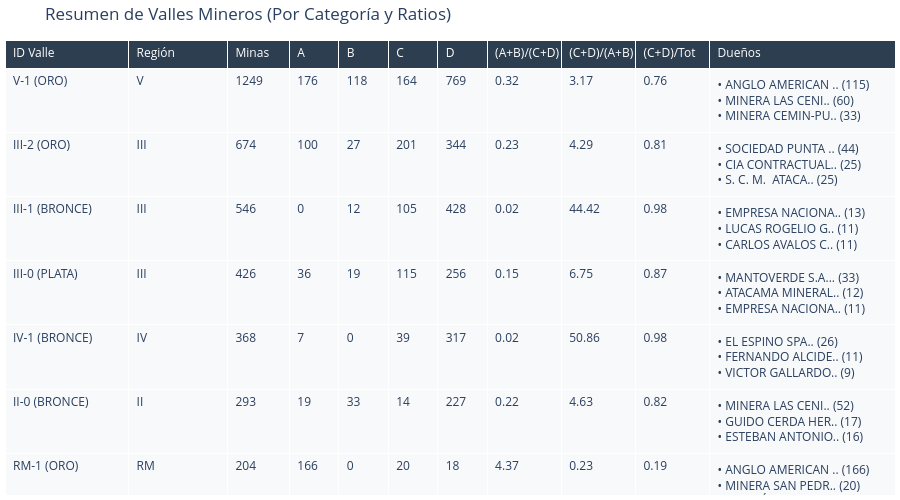

Notebook source saved alongside this figure:
### Code cell
import os
import pandas as pd
import plotly.graph_objects as go
import plotly.express as px

# --- CORRECCIÓN DE LA RUTA ---
BASE_DIR = r"C:\Users\artur\OneDrive\Documents\TrabajoTesis\FinalResultsFolder\ProcessedCluster"
INPUT_FILE = os.path.join(BASE_DIR, "2_resultado_euclidean_benchmark.csv")

print(f"📊 LEYENDO: {INPUT_FILE}")

if os.path.exists(INPUT_FILE):
    df_final = pd.read_csv(INPUT_FILE)
    
    # --- ASEGURAR NUMÉRICOS PARA PLOTLY ---
    for col in ['Latitud', 'Longitud']:
        if df_final[col].dtype == object:
            df_final[col] = pd.to_numeric(df_final[col].astype(str).str.replace(',', '.'), errors='coerce')
            
    df_final = df_final.dropna(subset=['Latitud', 'Longitud'])
    print(f"✅ Cargadas {len(df_final)} minas válidas.")
else:
    raise FileNotFoundError("Falta el archivo de resultados. Ejecuta el script de procesamiento primero.")

# ------------------------------
# 2. TABLA DE ESTADÍSTICAS
# ------------------------------
stats = []
valid_df = df_final[~df_final['Cluster_ID'].str.contains('Ruido', na=False, case=False)].copy()

for cid in valid_df['Cluster_ID'].unique():
    sub = valid_df[valid_df['Cluster_ID'] == cid]
    
    # --- CONTAR CATEGORÍAS ---
    cats = sub['CategoriaFaena'].value_counts()
    
    c_a = cats.get('CATEGORIA A', 0)
    c_b = cats.get('CATEGORIA B', 0)
    c_c = cats.get('CATEGORIA C', 0)
    c_d = cats.get('CATEGORIA D', 0)
    
    # --- CÁLCULO DE RATIOS ---
    ab = c_a + c_b
    cd = c_c + c_d
    total_abcd = ab + cd
    
    # Ratio 1: (A+B) / (C+D)
    if cd > 0:
        ratio_1 = round(ab / cd, 2)
    else:
        ratio_1 = "Inf" # O usar 0 o "-" si prefieres
        
    # Ratio 2: (C+D) / (A+B)
    if ab > 0:
        ratio_2 = round(cd / ab, 2)
    else:
        ratio_2 = "Inf"

    # Ratio 3: (C+D) / (A+B+C+D)
    if total_abcd > 0:
        ratio_3 = round(cd / total_abcd, 2)
    else:
        ratio_3 = 0

    # Empresas principales
    empresa_counts = sub['NombreEmpresa'].value_counts().head(3)
    empresas_txt = "<br>".join([f"• {e[:15]}.. ({c})" for e, c in empresa_counts.items()])
    
    stats.append({
        'Valle': cid, 
        # 'Nivel': Eliminado (Tier)
        'Región': ", ".join(sub['Region_Norm'].dropna().unique())[:20],       
        'Total': len(sub),
        'Cat A': c_a,
        'Cat B': c_b,
        'Cat C': c_c,
        'Cat D': c_d,
        '(A+B)/(C+D)': ratio_1,
        '(C+D)/(A+B)': ratio_2,
        '(C+D)/Tot': ratio_3,
        'Empresas': empresas_txt
    })

df_stats = pd.DataFrame(stats).sort_values('Total', ascending=False)

if not df_stats.empty:
    # --- TABLA ---
    # Definimos las columnas y sus anchos
    # Valle, Región, Total, A, B, C, D, R1, R2, R3, Empresas
    col_widths = [100, 80, 50, 40, 40, 40, 40, 60, 60, 60, 150]
    headers = ['ID Valle', 'Región', 'Minas', 'A', 'B', 'C', 'D', 
               '(A+B)/(C+D)', '(C+D)/(A+B)', '(C+D)/Tot', 'Dueños']
    
    # Extraemos los valores en orden
    cell_values = [
        df_stats['Valle'], 
        df_stats['Región'], 
        df_stats['Total'],
        df_stats['Cat A'], 
        df_stats['Cat B'], 
        df_stats['Cat C'], 
        df_stats['Cat D'],
        df_stats['(A+B)/(C+D)'],
        df_stats['(C+D)/(A+B)'],
        df_stats['(C+D)/Tot'],
        df_stats['Empresas']
    ]

    fig_table = go.Figure(data=[go.Table(
        columnwidth=col_widths,
        header=dict(values=headers,
                    fill_color='#2c3e50', font=dict(color='white'), align='left'),
        cells=dict(values=cell_values,
                   fill_color='#f8f9fa', align='left')
    )])
    fig_table.update_layout(title="Resumen de Valles Mineros (Por Categoría y Ratios)", 
                            height=500, margin=dict(l=5,r=5,t=40,b=5))
    fig_table.show()

    # --- MAPA ---
    # Eliminamos 'Tier' de hover_data si existía
    hover_cols = ["NombreEmpresa"]

    
    fig_map = px.scatter_mapbox(
        valid_df,
        lat="Latitud",
        lon="Longitud",
        color="Cluster_ID",
        hover_name="NombreFaena",
        hover_data=hover_cols, # Se quitó 'Tier'
        zoom=4,
        height=800,
        title="Distribución Geográfica de Valles Mineros Detectados",
        mapbox_style="open-street-map"
    )
    
    fig_map.update_traces(marker=dict(size=6, opacity=0.8)) 
    
    fig_map.show()
else:
    print("⚠️ No se encontraron clusters válidos para visualizar.")

### Figure 1 — Plotly figure (JSON) as saved in the notebook; plotly's stock layout.template omitted (floating-point values rounded to 4 significant figures; data arrays with more than 128 entries replaced by an {"elided": "..."} marker saying what was removed)
{"data": [{"cells": {"align": "left", "fill": {"color": "#f8f9fa"}, "values": {"elided": "11x25 mixed values"}}, "columnwidth": [100, 80, 50, 40, 40, 40, 40, 60, 60, 60, 150], "header": {"align": "left", "fill": {"color": "#2c3e50"}, "font": {"color": "white"}, "values": ["ID Valle", "Región", "Minas", "A", "B", "C", "D", "(A+B)/(C+D)", "(C+D)/(A+B)", "(C+D)/Tot", "Dueños"]}, "type": "table"}], "layout": {"height": 500, "margin": {"b": 5, "l": 5, "r": 5, "t": 40}, "title": {"text": "Resumen de Valles Mineros (Por Categoría y Ratios)"}}}
